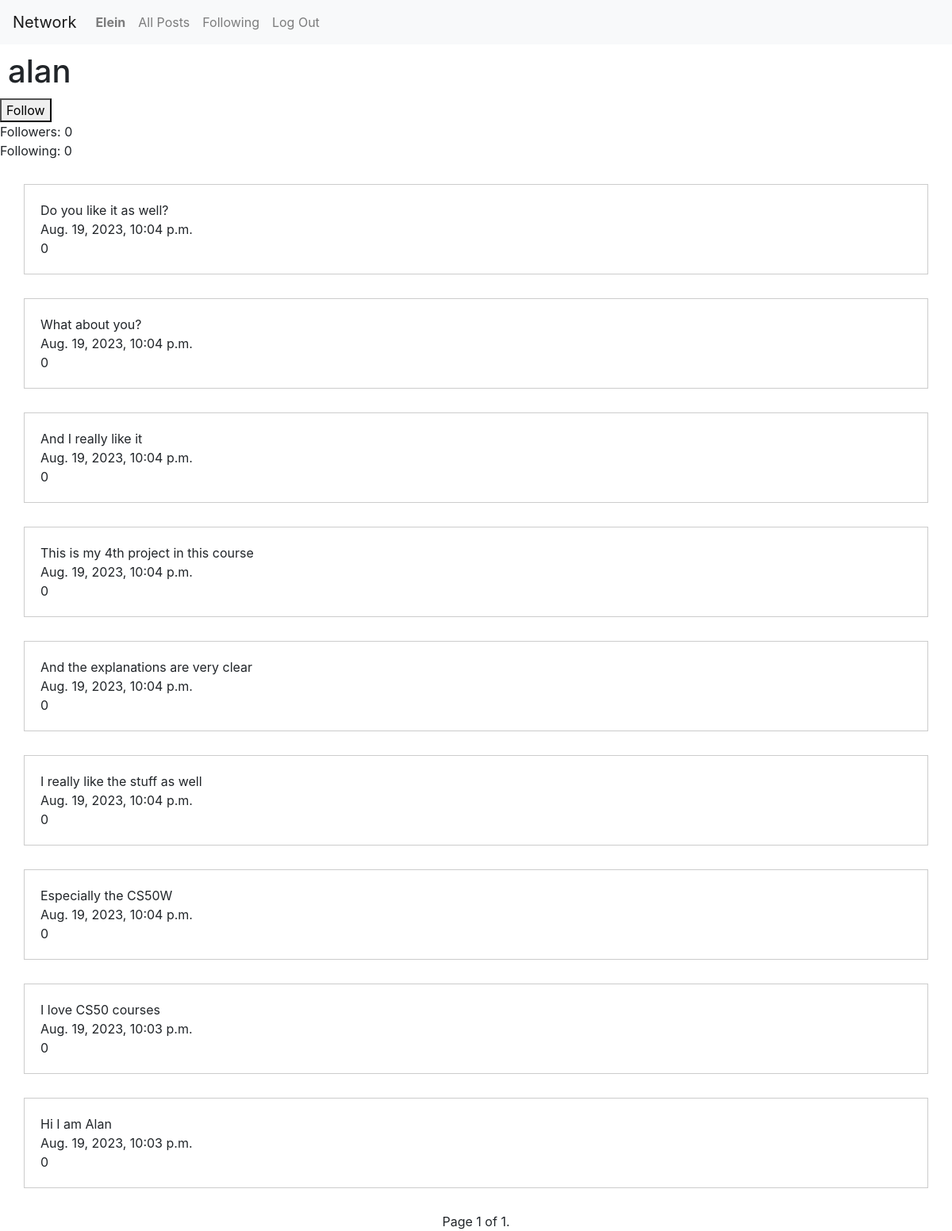
The page /alan (signed in) on the database its author committed.
### network/models.py (models this page shows)
class User(AbstractUser):
    id = models.AutoField(primary_key=True)
    followers = models.ManyToManyField("self", symmetrical=False, related_name="following", blank=True)

class Post(models.Model):
    id = models.AutoField(primary_key=True)
    user = models.ForeignKey(User, on_delete=models.CASCADE, related_name="user_post")
    text = models.CharField(max_length=1000)
    date = models.DateTimeField(auto_now_add=True)
    like = models.IntegerField(default=0)

### network/views.py (the view)
# urls.py: path("<str:username>", views.user, name="user"),
def user(request, username):
    user = get_object_or_404(User, username=username)
    user_id = user.id
    n_followers = user.followers.count()
    n_following = user.following.count()
    posts = Post.objects.filter(user_id=user_id).order_by('-date')
    paginator = Paginator(posts, 10)  # Set the number of posts per page
    page_number = request.GET.get('page')
    page_obj = paginator.get_page(page_number)
    current_user = request.user
    if user in current_user.following.all():
        follow = "Unfollow"
    else:
        follow = "Follow"
    context = {
        "n_followers": n_followers,
        "n_following": n_following,
        "username": user,
        "user_id": user_id,
        "follow": follow,
        "page_obj": page_obj  # Use the paginated page object
    }
    return render(request, 'network/user.html', context)

### network/templates/network/user.html (shortened to what this page needs)
{% extends "network/layout.html" %}
{% block body %}
{% if user.is_authenticated %}
<body>
<h1>{{ username }}</h1>
{% if user != username %}
<button id="followButton" data-user-id="{{ user_id }}">
    {{ follow }}
</button>
{% endif %}
<div>
    Followers: {{ n_followers }}
</div>
<div>
    Following: {{ n_following }}
</div>
{% for post in page_obj %}
<div class="form-container">
    <div class="text"> {{ post.text }} </div>
    <div class="date"> {{ post.date }} </div>
    <div class="like"> {{ post.like }} </div>
</div>
{% endfor %}
{% endif %}
<div class="pagination">
    <span class="step-links">
        <span class="current">
            Page {{ page_obj.number }} of {{ page_obj.paginator.num_pages }}.
        </span>
    </span>
</div>
</body>
{% endblock %}

### network/templates/network/layout.html (shortened to what this page needs)
{% load static %}
<!DOCTYPE html>
<html lang="en">
    <head>
        <link rel="stylesheet" href="https://stackpath.bootstrapcdn.com/bootstrap/4.4.1/css/bootstrap.min.css">
        <link href="{% static 'network/styles.css' %}" rel="stylesheet">
    </head>
    <body>
        <nav class="navbar navbar-expand-lg navbar-light bg-light">
            <a class="navbar-brand" href="#">Network</a>
            <div>
              <ul class="navbar-nav mr-auto">
                {% if user.is_authenticated %}
                    <li class="nav-item">
                        <a class="nav-link" href="{% url 'user' user.username %}"><strong>{{ user.username }}</strong></a>
                    </li>
                {% endif %}
                <li class="nav-item">
                  <a class="nav-link" href="{% url 'index' %}">All Posts</a>
                </li>
                {% if user.is_authenticated %}
                    <li class="nav-item">
                        <a class="nav-link" href="{% url 'following' %}">Following</a>
                    </li>
                    <li class="nav-item">
                        <a class="nav-link" href="{% url 'logout' %}">Log Out</a>
                    </li>
                {% endif %}
              </ul>
            </div>
          </nav>
        <div class="body">
            {% block body %}
            {% endblock %}
        </div>
    </body>
</html>

### network/static/network/styles.css (style rules this page uses)
h1 { margin: 10px; }
.form-container { padding: 20px; margin: 30px; border: 1px solid #ccc; }
.pagination { display: flex; justify-content: center; }

### rows shown on the page
User: username "Elein"
User: username "alan"
Post: text "Do you like it as well?", date "Aug. 19, 2023, 10:04 p.m.", like "0"
Post: text "What about you?", date "Aug. 19, 2023, 10:04 p.m.", like "0"
Post: text "And I really like it", date "Aug. 19, 2023, 10:04 p.m.", like "0"
Post: text "This is my 4th project in this course", date "Aug. 19, 2023, 10:04 p.m.", like "0"
Post: text "And the explanations are very clear", date "Aug. 19, 2023, 10:04 p.m.", like "0"
Post: text "I really like the stuff as well", date "Aug. 19, 2023, 10:04 p.m.", like "0"
Post: text "Especially the CS50W", date "Aug. 19, 2023, 10:04 p.m.", like "0"
Post: text "I love CS50 courses", date "Aug. 19, 2023, 10:03 p.m.", like "0"
Post: text "Hi I am Alan", date "Aug. 19, 2023, 10:03 p.m.", like "0"

### other values the page prints
{{ follow }} "Follow"
{{ n_followers }} "0"
{{ n_following }} "0"
{{ page_obj.number }} "1"
{{ page_obj.paginator.num_pages }} "1"
